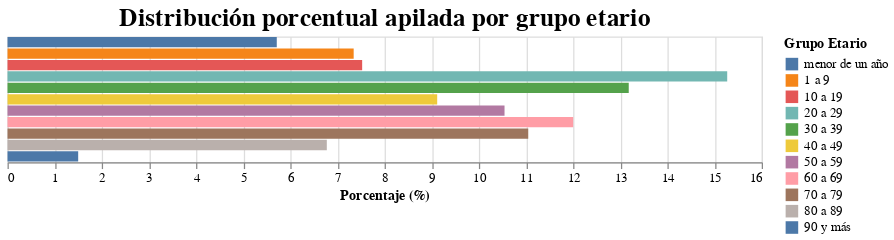

Notebook cell for this chart:
### Code cell
import pandas as pd
import altair as alt

# Preparar datos
df = pd.read_excel('01_conteo_simple.xlsx')
df.columns = df.columns.str.strip().str.upper()
df = df[['GRUPO_EDAD', 'COUNT']]
df_grouped = df.groupby('GRUPO_EDAD', as_index=False)['COUNT'].sum()

total = df_grouped['COUNT'].sum()
df_grouped['PORCENTAJE'] = (df_grouped['COUNT'] / total) * 100

# Orden deseado
orden = [
    "menor de un año",
    "1 a 9",
    "10 a 19",
    "20 a 29",
    "30 a 39",
    "40 a 49",
    "50 a 59",
    "60 a 69",
    "70 a 79",
    "80 a 89",
    "90 y más",
]

# Forzar orden categórico
cat_type = pd.CategoricalDtype(categories=orden, ordered=True)
df_grouped['GRUPO_EDAD'] = df_grouped['GRUPO_EDAD'].astype(cat_type)

# Crear gráfico
chart = alt.Chart(df_grouped).mark_bar().encode(
    x=alt.X('PORCENTAJE:Q', stack='zero', title='Porcentaje (%)'),
    y=alt.Y('GRUPO_EDAD:N', sort=orden, axis=None),  # eje Y fijo a ordenar los segmentos
    color=alt.Color(
        'GRUPO_EDAD:N',
        sort=orden,
        legend=alt.Legend(title='Grupo Etario')
    ),
    tooltip=[
        alt.Tooltip('GRUPO_EDAD:N', title='Grupo Etario'),
        alt.Tooltip('PORCENTAJE:Q', format='.1f', title='Porcentaje (%)')
    ]
).properties(
    width=600,
    height=100,
    title='Distribución porcentual apilada por grupo etario'
).configure_title(
    fontSize=20,
    anchor='middle'
)

chart

### Figure 1 — Vega-Lite specification as saved in the notebook (floating-point values rounded to 4 significant figures)
{"config": {"view": {"continuousWidth": 300, "continuousHeight": 300}, "title": {"anchor": "middle", "fontSize": 20}}, "data": {"name": "data-131cd34004f8d166413f475c7e7e5786"}, "mark": {"type": "bar"}, "encoding": {"color": {"field": "GRUPO_EDAD", "legend": {"title": "Grupo Etario"}, "sort": ["menor de un año", "1 a 9", "10 a 19", "20 a 29", "30 a 39", "40 a 49", "50 a 59", "60 a 69", "70 a 79", "80 a 89", "90 y más"], "type": "nominal"}, "tooltip": [{"field": "GRUPO_EDAD", "title": "Grupo Etario", "type": "nominal"}, {"field": "PORCENTAJE", "format": ".1f", "title": "Porcentaje (%)", "type": "quantitative"}], "x": {"field": "PORCENTAJE", "stack": "zero", "title": "Porcentaje (%)", "type": "quantitative"}, "y": {"axis": null, "field": "GRUPO_EDAD", "sort": ["menor de un año", "1 a 9", "10 a 19", "20 a 29", "30 a 39", "40 a 49", "50 a 59", "60 a 69", "70 a 79", "80 a 89", "90 y más"], "type": "nominal"}}, "height": 100, "title": "Distribución porcentual apilada por grupo etario", "width": 600, "$schema": "https://vega.github.io/schema/vega-lite/v5.20.1.json", "datasets": {"data-131cd34004f8d166413f475c7e7e5786": [{"GRUPO_EDAD": "1 a 9", "COUNT": 650935, "PORCENTAJE": 7.343}, {"GRUPO_EDAD": "10 a 19", "COUNT": 666897, "PORCENTAJE": 7.523}, {"GRUPO_EDAD": "20 a 29", "COUNT": 1353413, "PORCENTAJE": 15.27}, {"GRUPO_EDAD": "30 a 39", "COUNT": 1168214, "PORCENTAJE": 13.18}, {"GRUPO_EDAD": "40 a 49", "COUNT": 808005, "PORCENTAJE": 9.115}, {"GRUPO_EDAD": "50 a 59", "COUNT": 934634, "PORCENTAJE": 10.54}, {"GRUPO_EDAD": "60 a 69", "COUNT": 1063765, "PORCENTAJE": 12.0}, {"GRUPO_EDAD": "70 a 79", "COUNT": 979235, "PORCENTAJE": 11.05}, {"GRUPO_EDAD": "80 a 89", "COUNT": 600409, "PORCENTAJE": 6.773}, {"GRUPO_EDAD": "90 y más", "COUNT": 132850, "PORCENTAJE": 1.499}, {"GRUPO_EDAD": "menor de un año", "COUNT": 506310, "PORCENTAJE": 5.712}]}}
